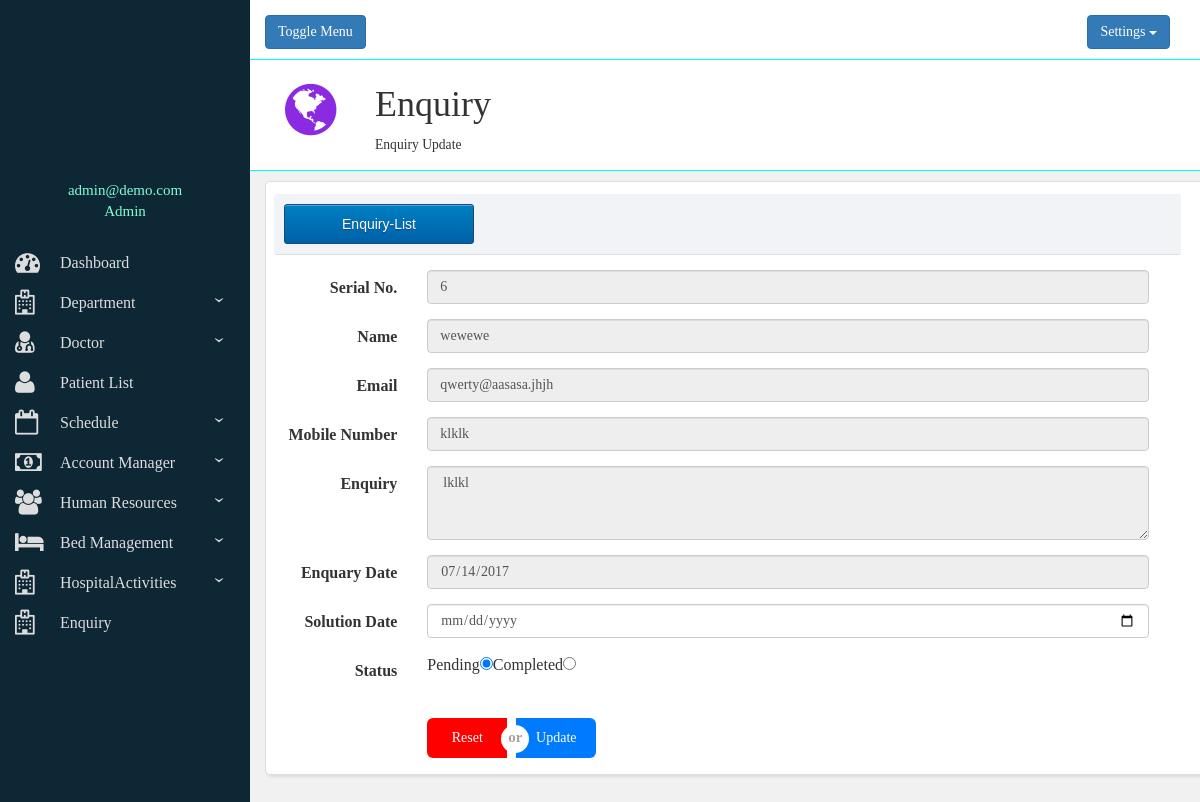
Page /editenq.php?id=6 (signed in) on the committed database.
### tables this page shows
CREATE TABLE `enquiry` (
  `id` int(11) NOT NULL,
  `name` varchar(30) NOT NULL,
  `email` varchar(40) NOT NULL,
  `mobile` varchar(10) NOT NULL,
  `enquiry` varchar(200) NOT NULL,
  `date` date NOT NULL,
  `status` varchar(10) NOT NULL,
  `sdate` date NOT NULL
);

### editenq.php (the view, shortened to what this page needs)
<?php
 include("structure.php");
?>
        <div id="change">
          <div class="row bbtm">
              <div class="col-lg-12">
                <div class="header-icon"> <i class="fa fa-globe" aria-hidden="true"></i></div>
                  <div class="header-title">
                    <h1>Enquiry</h1>
                    <small>Enquiry Update</small>
                  </div>
              </div>
            </div>
            <div class="container-fluid relative" style="margin-top: 10px;">
        <div class="row" style="padding: 10px;">
          <div class="col-sm-12 mbutton">
            <a href="e.php"><input type="submit" class="myButton" value="Enquiry-List"></a>
          </div>
        </div>
        <?php
		      $id=$_GET['id'];
			    include("connection.php");
			    $str="select * from enquiry where id=$id";
			    $result=mysqli_query($con,$str);
			    $row=mysqli_fetch_array($result,MYSQLI_ASSOC);
		    ?>
        <div class="row" style="padding-top:5px;margin-right: 40px;">
          <form class="form-horizontal" action="modifyenq.php" method="GET">
            <div class="form-group">
                <label for="name" class="col-sm-2 control-label">Serial No.</label>
                  <div class="col-sm-10">
                    <input type="text" class="form-control" id="id" name="id" readonly value="<?php echo $row['id']?>">
                  </div>
              </div>
              <div class="form-group">
                  <label for="name" class="col-sm-2 control-label">Name</label>
                    <div class="col-sm-10">
                      <input type="text" class="form-control" id="name" readonly name="name" value="<?php echo $row['name']?>">
                    </div>
                </div>
                <div class="form-group">
                  <label for="email" class="col-sm-2 control-label">Email</label>
                    <div class="col-sm-10">
                      <input type="email" class="form-control" id="email" readonly name="email" value="<?php echo $row['email']?>">
                    </div>
                </div><div class="form-group">
                  <label for="mobile" class="col-sm-2 control-label">Mobile Number</label>
                    <div class="col-sm-10">
                      <input type="text" class="form-control" id="mobile" readonly name="mobile" value="<?php echo $row['mobile']?>">
                    </div>
                </div>
                <div class="form-group">
                  <label for="enquiry" class="col-sm-2 control-label">Enquiry</label>
                    <div class="col-sm-10">
                      <textarea rows="3" class="form-control" id="enquiry" name="enquiry" style="padding-left:5px;" readonly ><?php echo $row['enquiry']?></textarea>
                    </div>
                </div>
                <div class="form-group">
                  <label for="date" class="col-sm-2 control-label">Enquary Date</label>
                    <div class="col-sm-10">
                      <input type="date" class="form-control" id="date" readonly name="date" value="<?php echo $row['date']?>" />
                    </div>
                </div>
                <div class="form-group">
                  <label for="doj" class="col-sm-2 control-label">Solution Date</label>
                    <div class="col-sm-10">
                      <input type="date" class="form-control" id="sdate" name="sdate" value="<?php echo $row['sdate']?>" />
                    </div>
                </div>
                <div class="form-group">
                    <label for="status" class="col-sm-2 control-label">Status</label>
                       <div class="col-sm-10" id="status">
                         <?php
                          $status=$row['status'];
                          if($status=='Pending')
                          {
                             echo "Pending<input type='radio' checked name='status' value='Pending'/>";
                             echo "Completed<input type='radio' name='status' value='Completed'/>";
                          }
                          else
                          {
                              echo "Pending<input type='radio'  name='status' value='Pending'/>";
                              echo "Completed<input type='radio' checked  name='status' value='Completed'/>";
                          }
                         ?>
                       </div>
                 </div>
                 <div class="form-group">
                    <div class="col-sm-offset-2 col-sm-10">
                          <input type="reset" value="Reset" name="btnud" class="btn button cursor" style="vertical-align: baseline;">
                          <input type="submit" id="add-doc-btn" value="Update" name="btnu" class="btn btn1 cursor"  style="vertical-align: baseline;">
                        <input type="button" disabled value="or" class="btn2">
                    </div>
                  </div>
          </form>
        </div>
      </div>
          </div>
  </div>
  </div>
</body>

### css/addacc.css (style rules this page uses)
div.relative { position:relative; background-color:#FFFFFF; padding-top:10px; padding-left:26px; border-radius:5px; box-shadow: 2px 2px 3px #DDDDDD; border-style:solid; border-color:#DDDDDD; border-width:1px; }
div { font-family:calibri; font-size:16px; }
textarea { font-size:15px; text-indent:10px; }
.mbutton { margin-left:-13px; margin-top:-8px; background-color:#F1F3F6; border-radius:3px; padding:10px; margin-right:5px; border-bottom-width:1px; border-bottom-color:#DDDDDD; border-bottom-style:solid; }
.button { border-radius:6px 0px 0px 6px; height:40px; width:80px; color:#fff; background-color:#FF0000; border:none; margin-top:20px; }
.btn1 { border-radius:0px 6px 6px 0px; height:40px; width:80px; color:#fff; background-color:#007AFF; border:none; margin-top:20px; margin-left:5px; }
.btn2 { height:28px; width:28px; border:none; margin-left:-99px; padding-bottom:3px; font-size:15px; font-weight:bolder; background-color:white; border-radius:100%; color:#A9A19C; }
.cursor { cursor:hand; }
.myButton { -moz-box-shadow:inset 0px 1px 0px 0px #54a3f7; -webkit-box-shadow:inset 0px 1px 0px 0px #54a3f7; box-shadow:inset 0px 1px 0px 0px #54a3f7; background:-webkit-gradient(linear, left top, left bottom, color-stop(0.05, #007dc1), color-stop(1, #0061a7)); background:-moz-linear-gradient(top, #007dc1 5%, #0061a7 100%); background:-webkit-linear-gradient(top, #007dc1 5%, #0061a7 100%); background:-o-linear-gradient(top, #007dc1 5%, #0061a7 100%); background:-ms-linear-gradient(top, #007dc1 5%, #0061a7 100%); background:linear-gradient(to bottom, #007dc1 5%, #0061a7 100%); filter:progid:DXImageTransform.Microsoft.gradient(startColorstr='#007dc1', endColorstr='#0061a7',GradientType=0); background-color:#007dc1; -moz-border-radius:3px; -webkit-border-radius:3px; border-radius:3px; border:1px solid #124d77; display:inline-block; cursor:pointer; color:#ffffff; font-family:Arial; font-size:14px; padding:6px 24px; text-decoration:none; text-shadow:0px 1px 0px #154682; width:190px; height:40px; }

### structure.php (style rules this page uses)
i { padding-right: 15px; font-size: 25px; }
.bbtm { border-bottom-style: solid; padding-bottom: 10px; border-width: 0.2px; border-bottom-color: aqua; background-color: #fff; }
.header-icon { float: left; padding: 20px; color: blueviolet; font-size: 60px; line-height: 60px; }
.header-title { padding: 5px 0px 5px 10px; height: 100px; margin-left: 100px; }

### rows in the picture
enquiry: id "6", name "wewewe", email "qwerty@aasasa.jhjh", mobile "klklk", enquiry "lklkl", date "07/14/2017"

### other values in the picture
$_SESSION['email'] "admin@demo.com"
$_SESSION['role'] "Admin"
